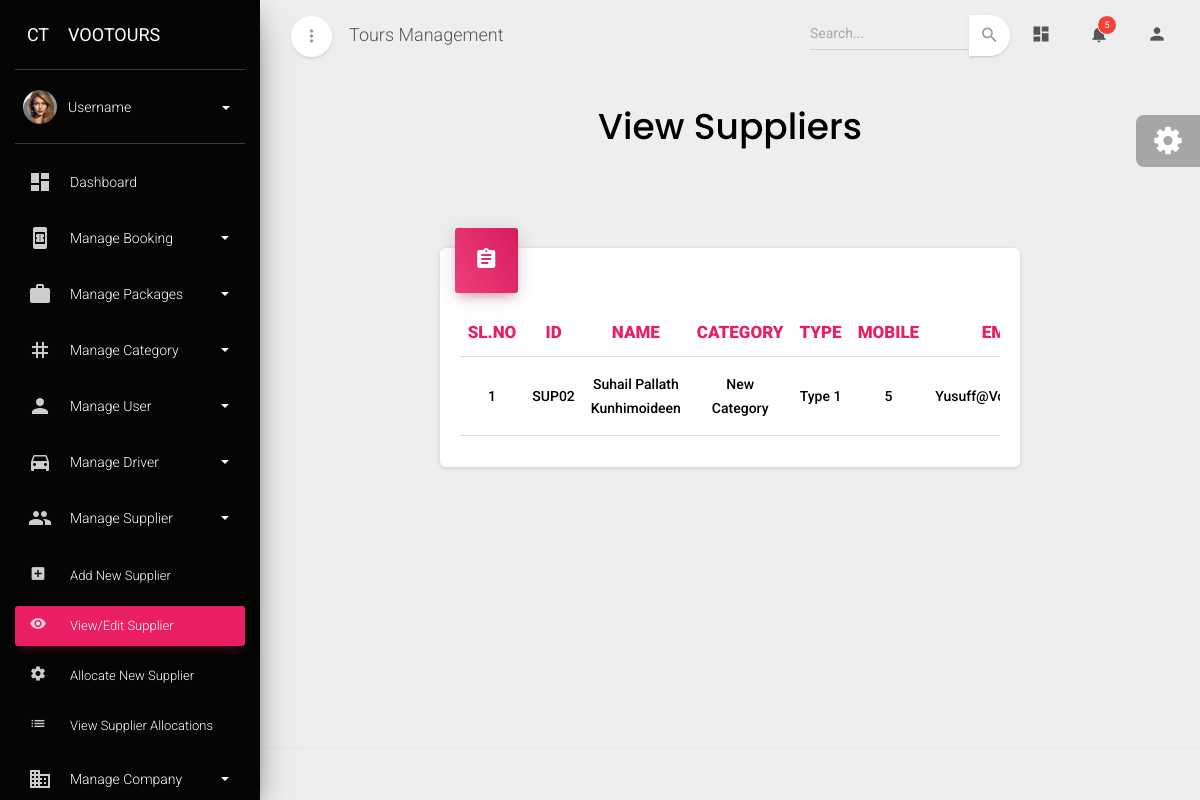
Page /viewsupplier on the earlier database version.
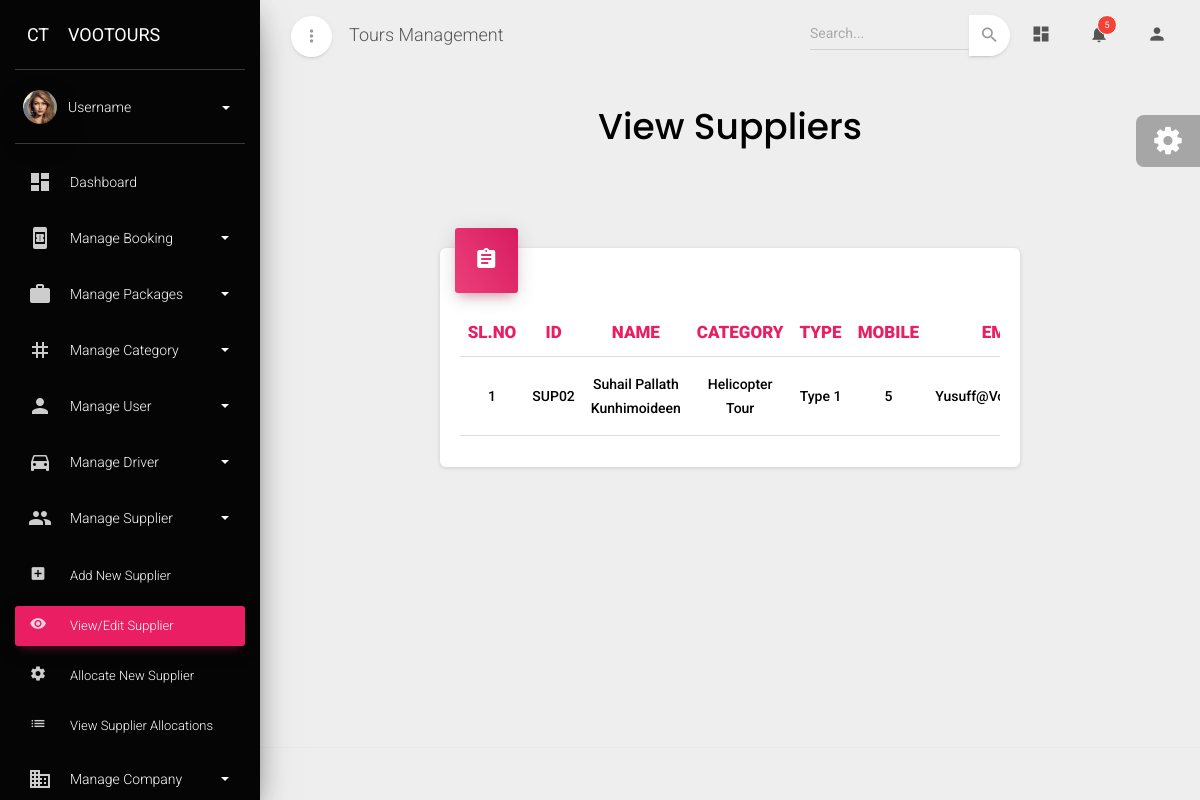
Same page on the later database version.
### admin_dashboard/models.py (models this page shows, shortened)
class Supplier(models.Model):
    supplier_id=models.CharField(max_length=10,primary_key=True,editable=False)
    name=models.CharField(max_length=100)
    category=models.ForeignKey(Category,on_delete=models.CASCADE)
    supplier_type=models.ForeignKey(Supplier_type,on_delete=models.CASCADE)
    tl_number=models.PositiveIntegerField()
    vat_number=models.PositiveIntegerField()
    address1=models.CharField(max_length=100)
    city1=models.CharField(max_length=100)
    state1=models.CharField(max_length=100)
    country1=models.CharField(max_length=100)
    pincode1=models.PositiveIntegerField()
    phone1=models.PositiveIntegerField()
    address2=models.CharField(max_length=100,blank=True,null=True)
    city2=models.CharField(max_length=100,blank=True,null=True)
    state2=models.CharField(max_length=100,blank=True,null=True)
    country2=models.CharField(max_length=100,blank=True,null=True)
    pincode2=models.PositiveIntegerField(blank=True,null=True)
    phone2=models.PositiveIntegerField(blank=True,null=True)
    mobile=models.PositiveIntegerField()
    email=models.EmailField()
    trade_license=models.CharField(max_length=200)
    vat_certificate=models.CharField(max_length=200)
    account_name=models.CharField(max_length=200)
    bank_name=models.CharField(max_length=200)
    account_number=models.PositiveIntegerField()
    iban=models.CharField(max_length=200)
    swift=models.CharField(max_length=200)
    routing_number=models.PositiveIntegerField()
    branch=models.CharField(max_length=100)
    city=models.CharField(max_length=100)
    country=models.CharField(max_length=200)
    status=models.ForeignKey(Status_type,on_delete=models.CASCADE)

class Category(models.Model):
    category_id=models.CharField(max_length=10, primary_key=True, editable=False)
    category_name=models.CharField(max_length=30,unique=True)
    def __str__(self):
        return self.category_name

class Supplier_type(models.Model):
    type_name=models.CharField(max_length=100,unique=True)
    def __str__(self):
        return self.type_name

### admin_dashboard/views.py (the view)
# urls.py: path('viewsupplier',Supplier_view,name="supplier"),
def Supplier_view(request):
    data=Supplier.objects.all()
    return render(request,'view_supplier.html',{'data':data})

### admin_dashboard/models.py (called while the page is built)
    def __str__(self):
        return self.status

### admin_dashboard/templates/view_supplier.html (shortened to what this page needs)
{% extends "base.html" %}
{% block content %}
<div class="content">
  <div class="container-fluid">
    <div class="row text-center">
      <h2
        class="font-weight-bold"
        style="font-family: poppins, serif; color: #000"
      >
        View Suppliers
      </h2>
    </div>
    <div class="row mt-2">
      <div class="mt-5">
        <div class="row" id="supplier-allocation-content">
          <div class="col-2"></div>
          <div class="col-lg-8 col-md-12 col-md-12">
            <div class="card">
              <div class="card-header card-header-rose card-header-icon">
                <div class="card-icon">
                  <i class="material-icons">assignment</i>
                </div>
              </div>
              <div class="card-body">
                <div class="table-responsive">
                  <table class="table">
                    <thead>
                      <tr>
                        <th class="text-center  text-rose" style="font-weight: 900;" >SL.NO</th>
                        <th class="text-center  text-rose" style="font-weight: 900;" >ID</th>
                        <th class="text-center  text-rose" style="font-weight: 900;" >NAME</th>
                        <th class="text-center  text-rose" style="font-weight: 900;" >CATEGORY</th>
                        <th class="text-center  text-rose" style="font-weight: 900;" >TYPE</th>
                        <th class="text-center  text-rose" style="font-weight: 900;" >MOBILE</th>
                        <th class="text-center  text-rose" style="font-weight: 900;" >EMAIL</th>
                      </tr>
                    </thead>
                    <tbody>
                      {% for i in data %}
                      <tr>
                        <tr>
                          <td class="text-center" style="font-weight: 500;">{{forloop.counter}}</td>
                          <td class="text-center text-capitalize" style="font-weight: 500;">{{i.supplier_id}}</td>
                          <td class="text-center text-capitalize" style="font-weight: 500;">{{i.name}}</td>
                          <td class="text-center text-capitalize" style="font-weight: 500;">{{i.category}}</td>
                          <td class="text-center text-capitalize" style="font-weight: 500;">{{i.supplier_type}}</td>
                          <td class="text-center text-capitalize" style="font-weight: 500;">{{i.mobile}}</td>
                          <td class="text-center text-capitalize" style="font-weight: 500;">{{i.email}}</td>
                      </tr>
                      {% endfor %}
                    </tbody>
                  </table>
                </div>
              </div>
            </div>
          </div>
          <div class="col-2"></div>
        </div>
      </div>
    </div>
  </div>
</div>
{% endblock content %}

Differences in the rows shown:
changed through a linked row, Supplier "SUP02": category "New Category" → "Helicopter Tour"
